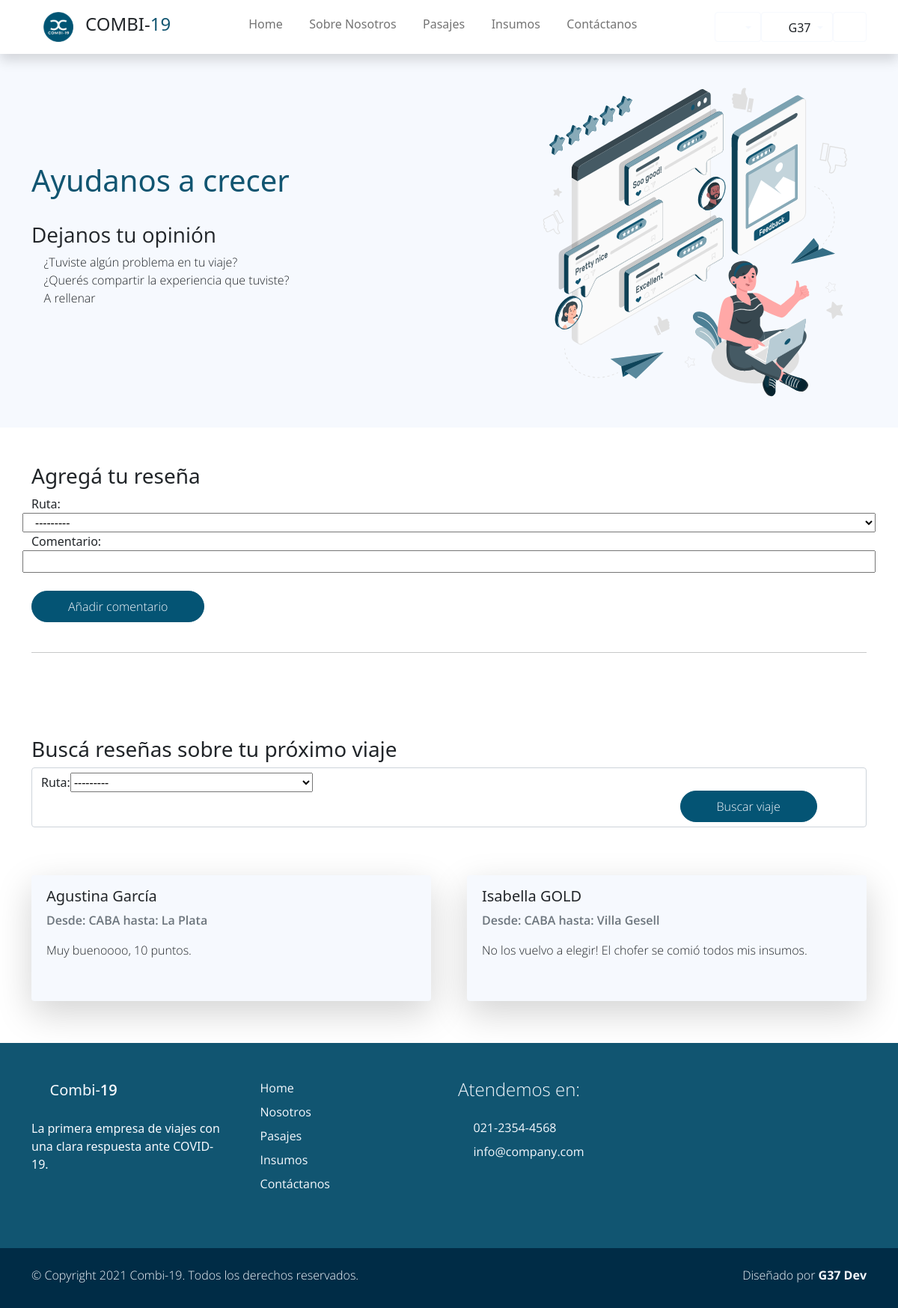
/reseñas (signed in), run on an earlier commit of the app's database.
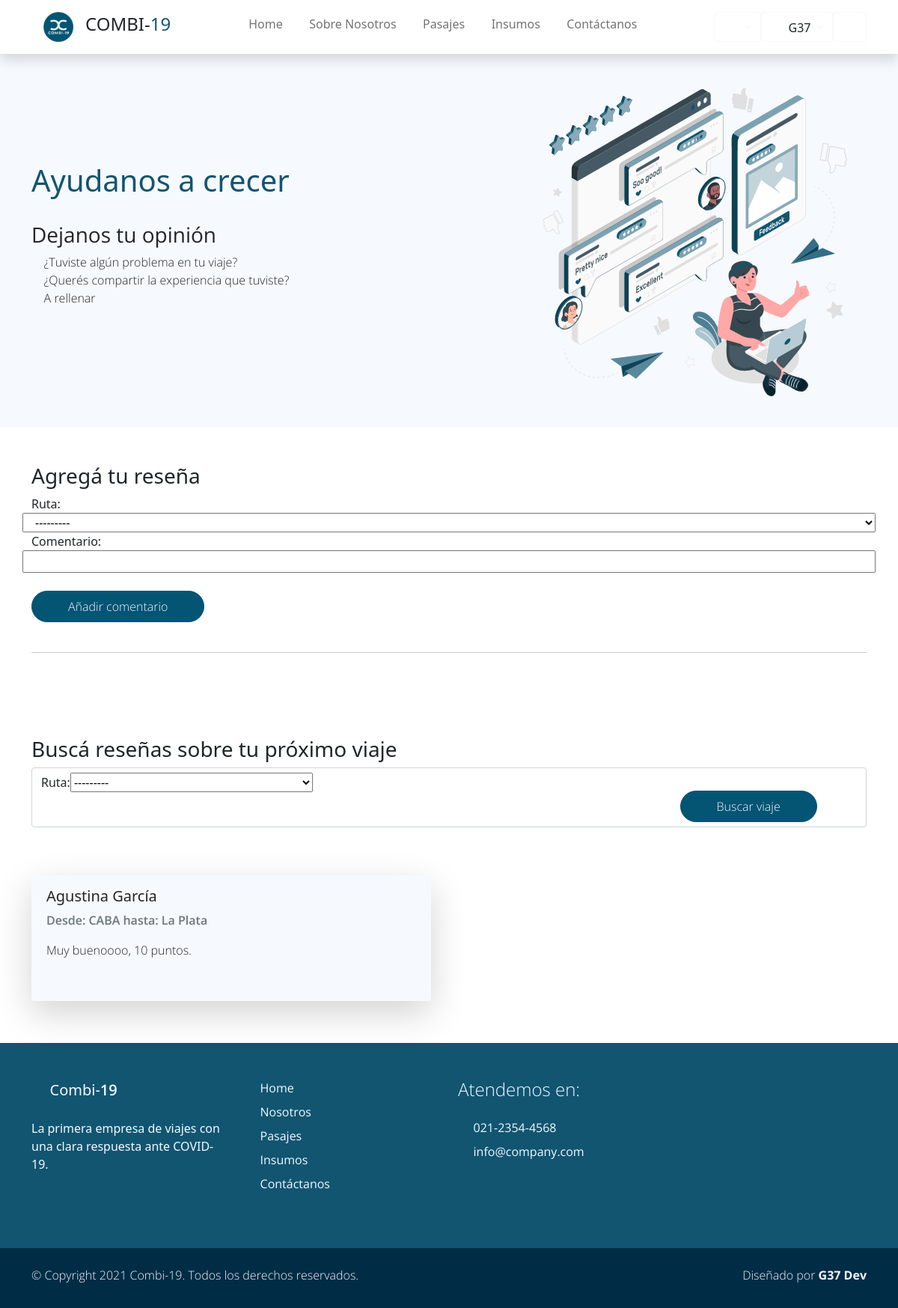
And on a later commit of the database.
### Combi19App/models.py (models this page shows, shortened)
class Comentario(models.Model):
    usuario = models.ForeignKey(Account, default=None, null=True,on_delete=models.CASCADE)
    comentario = models.CharField(max_length=300)
    ruta = models.ForeignKey(Ruta, default=None, null=True,on_delete=models.CASCADE)

class Ruta(models.Model):
    origen        = models.ForeignKey(Lugar, default=None, on_delete=models.CASCADE, related_name='origen')
    destino       = models.ForeignKey(Lugar, default=None, on_delete=models.CASCADE, related_name='destino')
    nombre        = models.CharField(max_length=30, blank=True, null=True, verbose_name='Nombre de ruta')
    km            = models.IntegerField(validators=[MinValueValidator(0)])
    class Meta:
        unique_together = ('origen', 'destino')
    def __str__(self):
        return f'Origen: {self.origen} --> Destino: {self.destino}'

class Lugar(models.Model):
    nombre        = models.CharField(max_length=40, blank=True, null=True, unique=True, verbose_name='Lugar')
    provincia     = models.CharField(max_length=20, blank=True, null=True)
    codigo_postal = models.IntegerField(blank=True, null=True, unique=True, validators=[MinValueValidator(1000)])
    imagen        = models.ImageField(upload_to="ciudades", blank=True, null=True)
    class Meta:
        verbose_name_plural = "Lugares"
    def __str__(self):
        return f'{self.nombre}'

### users/models.py (models this page shows, shortened)
class Account(AbstractBaseUser):
    email               = models.EmailField(verbose_name="email", max_length=60, unique=True)
    dni                 = models.IntegerField(verbose_name="dni", unique=True,)
    first_name          = models.CharField(max_length=30, verbose_name='Nombre')
    last_name           = models.CharField(max_length=30, verbose_name='Apellido')
    date_of_birth       = models.DateField(blank=True, null=True)
    is_GOLD             = models.BooleanField(default=False)
    _is_admin           = models.BooleanField(default=False)
    is_active           = models.BooleanField(default=True)
    is_staff            = models.BooleanField(default=False)
    _is_superuser       = models.BooleanField(default=False)
    objects = MyAccountManager()
    class Meta:
        verbose_name        = "Usuario"
        verbose_name_plural = "Usuarios"
    USERNAME_FIELD = 'email'
    REQUIRED_FIELDS = ['dni', 'first_name', 'last_name', 'date_of_birth']
    def __str__(self):
        return self.get_full_name()
    def get_full_name(self):
        return f'{self.first_name} {self.last_name}'
    @property
    def is_superuser(self):
        return self.is_admin
    @property
    def is_admin(self):
        return self.is_staff
    @property
    def es_chofer(self):
        try:
            chofer = self.chofer
            print(chofer)
            return True
        except Chofer.DoesNotExist:
            return False

### Combi19App/forms.py (shortened to what this page needs)
class ComentarioForm(forms.ModelForm):
    class Meta:
        model = Comentario
        fields = ("ruta", "comentario")

### Combi19App/views.py (called while the page is built)
@login_required
def reseñas(request):
    com = Comentario.objects.all()
    rutas = Ruta.objects.all()
    miFiltro = ComentarioFilter(request.GET, queryset=com)
    com = miFiltro.qs
    form = ComentarioForm()
    if request.POST:
        form = ComentarioForm(request.POST, instance=request.user)
        if form.is_valid():
            form.save()
        else:
            pass
    context = {"comentarios": com, 'miFiltro': miFiltro, 'rutas':rutas, 'form':form }
    return render(request, "Combi19App/reseñas.html", context)

### carro/context_processor.py (called while the page is built)
def importe_total(request):
    total=0
    if request.user.is_authenticated:
        if 'carro' in request.session:
            for key,value in request.session['carro'].items():
                total = total +(float(value['precio']))#*value['cantidad'])
    return {'importe_total':total}

### Combi19App/templates/Combi19App/reseñas.html (shortened to what this page needs)
{% extends 'Combi19App/base.html' %}
{% load poll_extras %}
{% load bootstrap %}
{% load static %}
{% block content %}
<section class="bg-light">
    <div class="container py-4">
        <div class="row align-items-center justify-content-between">
            <div class="contact-header col-lg-4">
                <h1 class="h1 pb-4 text-primary">Ayudanos a crecer</h1>
                <h3 class="h3 regular-400">Dejanos tu opinión</h3>
                <p class="light-300">
                    <i class='bx bx-happy'></i>
                    ¿Tuviste algún problema en tu viaje?
                    <br>
                    <i class='bx bx-comment' ></i>
                    ¿Querés compartir la experiencia que tuviste?
                    <br>
                    <i class='bx bx-mail-send' ></i>
                    A rellenar
                </p>
            </div>
            <div class="contact-img col-lg-5 align-items-end col-md-4">
                <img src="{% static 'Combi19App/img/Feedback-amico.svg' %}"
            </div>
        </div>
    </div>
</section>
<section class="container py-5">
    <h3 class="h3"> Agregá tu reseña</h3>
    <div class="col-md-12 ">
        <form class="contact-form row" method="post" action="#" role="form"> {% csrf_token %}
            {{form|bootstrap}}
            <div class="py-4">
                <div class="col-md-3">
                    <button type="submit" class="btn btn-secondary rounded-pill px-md-5 px-4 py-2 radius-0 text-light light-300">Añadir comentario</button>
                </div>
            </div>
        </form>
    </div>
    <hr>
</section>
<section class="py-5 ">
    <div class="container">
        <h3 class="h3">Buscá reseñas sobre tu próximo viaje</h3>
        <form class="form-control " id="formularioFiltros" method="get" action="#" role="form">
            <div class="row gy-5 g-lg-5 ">
                <div class="col-md-9 pb-4">
                    {{miFiltro.form|bootstrap}}
                </div>
                <div class="col-md-3 pt-4">
                    <button type="submit" class="btn btn-secondary rounded-pill px-md-5 px-4 py-2 radius-0 text-light light-300">Buscar viaje</button>
                </div>
            </div>
        </form>
</section>
<section class="py-3 mb-3">
    <div class="container">
        <div class="row gy-5 g-lg-5 mb-4">
            {% if miFiltro.qs %}
                {%  for c in miFiltro.qs %}
                    <div class="col-xl-6 col-md-12 col-sm-12">
                        <div  class="card bg-light border-0 shadow-lg overflow-hidden">
                            <div class="card-body">
                                <div class="row">
                                    <div class="col-md-12 px-3">
                                        <h5 class="h5">{{c.usuario}}</h5>
                                        <p class="semi-bold-600 text-muted">Desde: {{c.ruta.origen}} hasta: {{c.ruta.destino}}</p>
                                        <p class="light-300 "style="height: 3em;">{{c.comentario}}</p>
                                    </div>
                                </div>
                            </div>
                        </div>
                    </div>
                {%  endfor %}
            {% else %}
                    <p>No hay comentarios para los datos indicados</p>
            {% endif %}
        </div>
    </div>
</section>
{% endblock %}

What changed in the data, as far as the page shows it:
removed Comentario: usuario "Isabella GOLD", ruta.origen "CABA", ruta.destino "Villa Gesell", comentario "No los vuelvo a elegir! El chofer se comió todos mis insumos."
